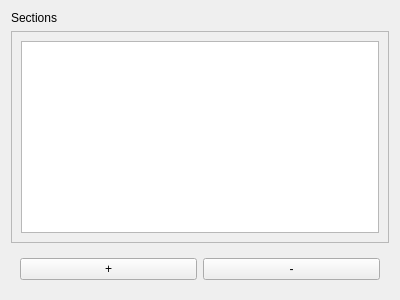
<?xml version="1.0" encoding="UTF-8"?>
<ui version="4.0">
 <class>section_select</class>
 <widget class="QWidget" name="section_select">
  <property name="geometry">
   <rect>
    <x>0</x>
    <y>0</y>
    <width>400</width>
    <height>300</height>
   </rect>
  </property>
  <property name="windowTitle">
   <string>Form</string>
  </property>
  <layout class="QVBoxLayout" name="verticalLayout_3">
   <item>
    <widget class="QLabel" name="label">
     <property name="text">
      <string>Sections</string>
     </property>
    </widget>
   </item>
   <item>
    <widget class="QScrollArea" name="scrollArea">
     <property name="widgetResizable">
      <bool>true</bool>
     </property>
     <widget class="QWidget" name="scrollAreaWidgetContents">
      <property name="geometry">
       <rect>
        <x>0</x>
        <y>0</y>
        <width>380</width>
        <height>210</height>
       </rect>
      </property>
      <layout class="QVBoxLayout" name="verticalLayout">
       <item>
        <widget class="QListWidget" name="listWidget">
         <property name="dragEnabled">
          <bool>true</bool>
         </property>
         <property name="alternatingRowColors">
          <bool>true</bool>
         </property>
         <property name="selectionMode">
          <enum>QAbstractItemView::ExtendedSelection</enum>
         </property>
        </widget>
       </item>
      </layout>
     </widget>
    </widget>
   </item>
   <item>
    <widget class="QWidget" name="add_remove_section_widget" native="true">
     <layout class="QHBoxLayout" name="horizontalLayout_3">
      <item>
       <widget class="QPushButton" name="pushButton">
        <property name="text">
         <string>+</string>
        </property>
       </widget>
      </item>
      <item>
       <widget class="QPushButton" name="pushButton_2">
        <property name="text">
         <string>-</string>
        </property>
       </widget>
      </item>
     </layout>
    </widget>
   </item>
  </layout>
 </widget>
 <resources/>
 <connections/>
</ui>
